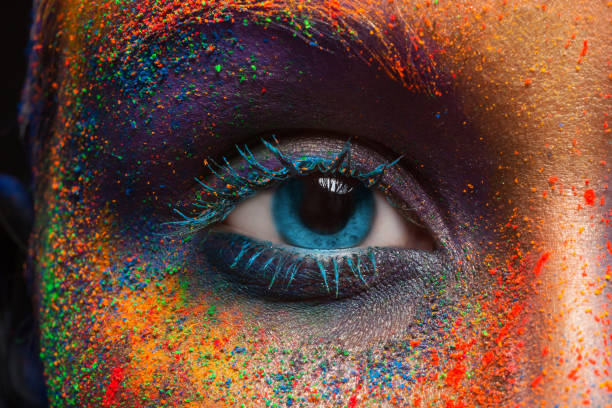
#> input picture deep-learning/numpy-basics/image.jpg, 612 x 408 px, found by its file name
$ jupyter execute svd.ipynb
#> lines starting #> are read from the running program, lines starting #| are printed output that depends on the picture; long printed decimals are rounded
## Singular Value Decomposition

Singular Value Decomposition is an essential technique used to decompose and analyse rectangular matrices. This helps in spectral analysis of the image/matrix.

[cell 1]
from PIL import Image
import numpy as np
import matplotlib.pyplot as plt

[cell 2]
IMAGE_PATH = 'D:/python/deep-learning/numpy-basics/image.jpg'
image = Image.open(IMAGE_PATH)
#> image is the input picture: PIL image 612x408 RGB; mean R, G, B 105.7, 72.5, 59.2
gray_scale = image.convert("L")
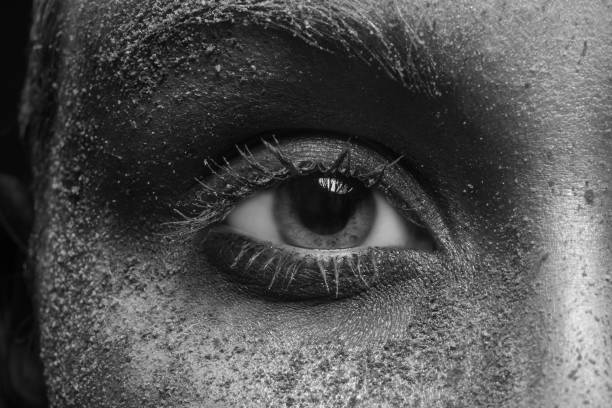
#> gray_scale: PIL image 612x408 L; min 1, max 247, mean 80.9
A = np.array(gray_scale)

When performing the Singular Value Decomposition (SVD) of an image matrix \( A \), we obtain three matrices:

\[
A = U \Sigma V^\top
\]

- **\( U \)** contains the eigenvectors of the matrix \( A A^\top \).
- **\( V \)** contains the eigenvectors of the matrix \( A^\top A \).
- **\( \Sigma \)** is a diagonal matrix whose entries are the singular values of \( A \).

The singular values are defined as the square roots of the eigenvalues of the symmetric, positive semi-definite matrices \( A A^\top \) (or equivalently \( A^\top A \)).

[cell 3]
U, S, Vt = np.linalg.svd(A)
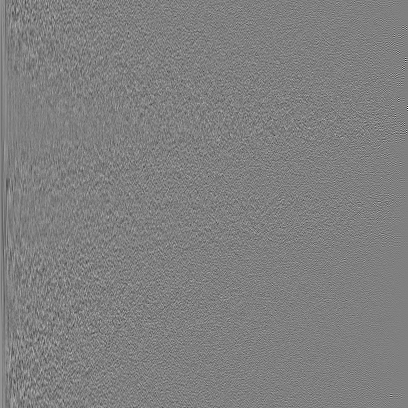
#> U: shape (408, 408) float64; min -0.478, max 0.475, mean 9.86e-05; drawn with min black and max white
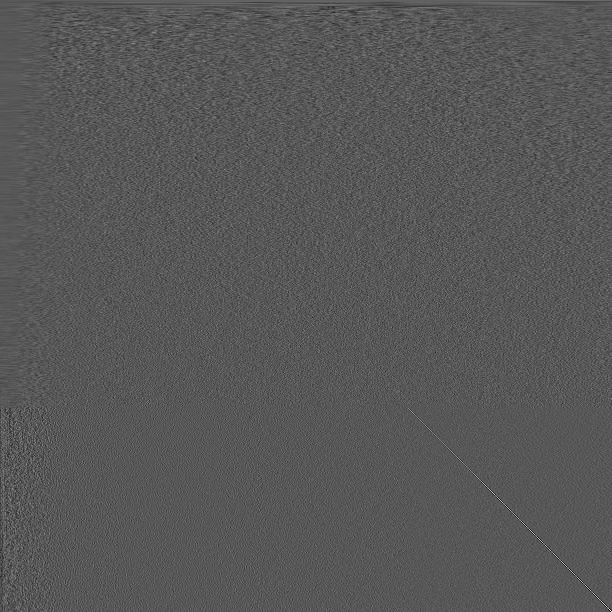
#> Vt: shape (612, 612) float64; min -0.326, max 0.619, mean 4.29e-05; drawn with min black and max white
#> S = 408 values, max 45548.5 at index 0, min 3.95 at index 407, mean 512.7

[cell 4]
plt.semilogy(S)
plt.xlabel("Index")
plt.ylabel("Singular value (log scale)")
plt.title("Singular Value Spectrum")
plt.show()
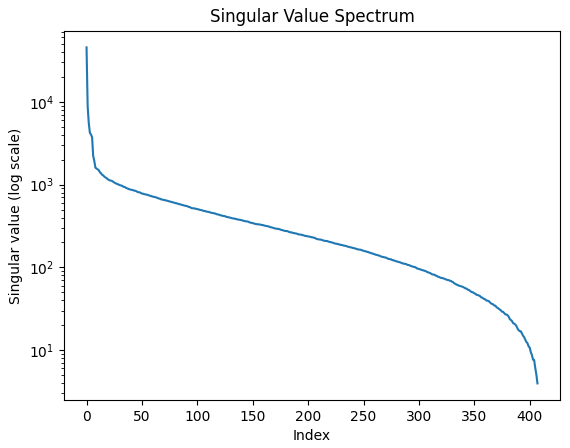
#> figure drawn by matplotlib, 1 panel; curve peaks at x = 0, y = 45548.5

[cell 5]
def relative_fro_error(A, A_k):
    return np.linalg.norm(A - A_k, 'fro') / np.linalg.norm(A, 'fro')

def reconstruct(A, k):
    U, S, Vt = np.linalg.svd(A)
    Uk = U[:, :k]
    Sk = np.diag(S[:k])
    Vk = Vt[:k, :]
    return Uk @ Sk @ Vk

[cell 6]
k = [1, 50, 150, 250, 350, min(A.shape)]
#> k = [1, 50, 150, 250, 350, 408]
k_len = len(k)
#> k_len = 6
A_store = []
for i in range(k_len):
    A_k = reconstruct(A, k[i])
    print(relative_fro_error(A, A_k))
    A_store.append(A_k)
#> this loop made 6 passes
#> Sk in reconstruct on pass 1: [45548.5]
#| 0.3294
#| 0.1254
#| 0.05588
#| 0.022
#| 0.004677
#| 1.83759364317574e-15
#> pass 1, `A_k = reconstruct(A, k[i])`:
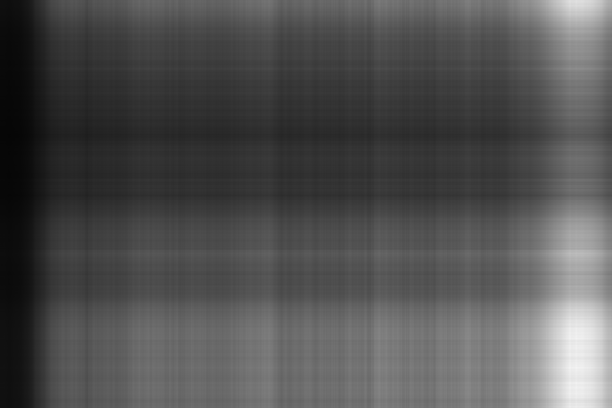
#> A_k: shape (408, 612) float64; min 5.74, max 244.4, mean 81.8
#> pass 2, in reconstruct (call 2), `Vk = Vt[:k, :]`:
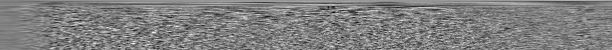
#> Vk: shape (50, 612) float64; min -0.196, max 0.196, mean 0.0008; drawn with min black and max white
#> after the loop, A_store = 6 items

[cell 7]
vmin = A.min()
#> vmin = 1
vmax = A.max()
#> vmax = 247

[cell 8]
plt.figure(figsize=(6, 3 * k_len))

for i in range(k_len):
    plt.subplot(k_len, 1, i + 1)
    plt.imshow(A_store[i], cmap='gray', vmin=vmin, vmax=vmax)
    plt.axis('off')
    plt.title(f"k = {k[i]}")

plt.tight_layout()
plt.show()
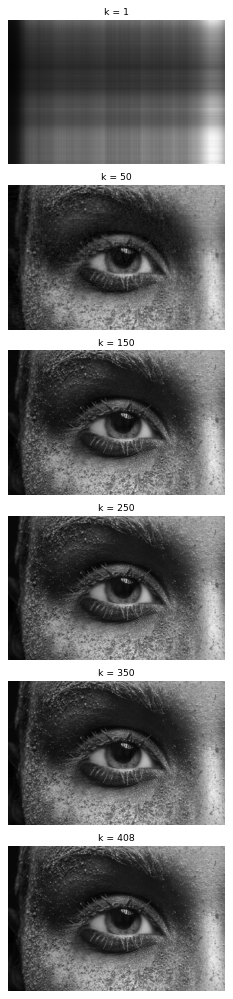
#> figure drawn by matplotlib, 6 panels

[cell 9]
def reconstruct_subset(A, indices):
    U, S, Vt = np.linalg.svd(A, full_matrices=False)
    A_rec = np.zeros_like(A, dtype=float)

    for i in indices:
        A_rec += S[i] * np.outer(U[:, i], Vt[i, :])

    return A_rec

[cell 10]
k = 50
U, S, Vt = np.linalg.svd(A, full_matrices=False)
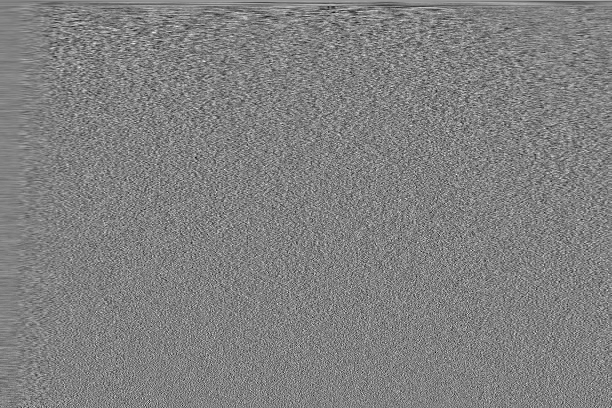
#> Vt: shape (408, 612) float64; min -0.219, max 0.214, mean 8.65e-05; drawn with min black and max white
r = len(S)
#> r = 408

first_50 = list(range(0, 50))
last_50  = list(range(r - 50, r))
#> last_50 = 50 values from 358 to 407

A_first = reconstruct_subset(A, first_50)
#> after the loop in reconstruct_subset, `for i in indices:`:
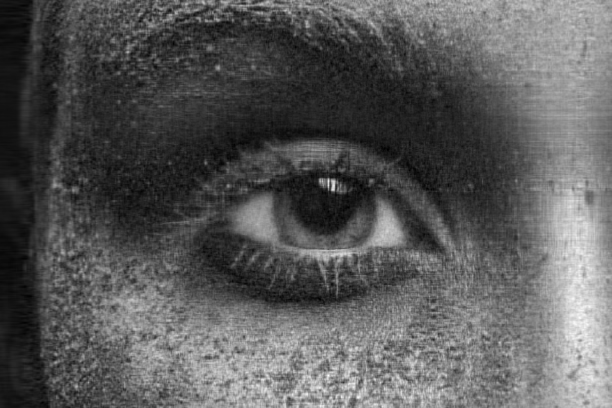
#> A_rec: shape (408, 612) float64; min -8.85, max 245.6, mean 80.9; drawn with min black and max white
A_last  = reconstruct_subset(A, last_50)
#> after the loop in reconstruct_subset (call 2), `for i in indices:`:
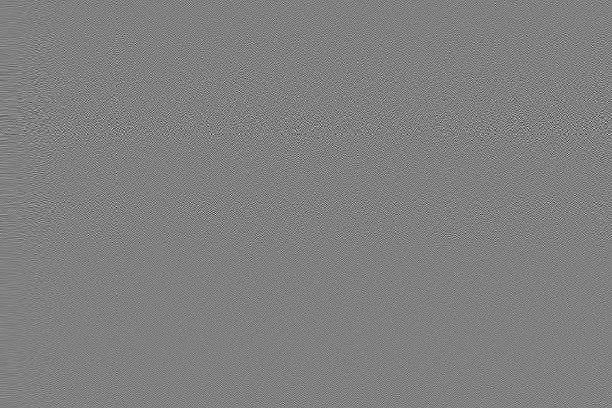
#> A_rec: shape (408, 612) float64; min -2.4, max 2.36, mean 9.63e-06; drawn with min black and max white
print(relative_fro_error(A, A_first))
#| 0.1254
print(relative_fro_error(A, A_last))
#| 1

[cell 11]
vmin, vmax = A.min(), A.max()

plt.figure(figsize=(12, 4))

plt.subplot(1, 3, 1)
plt.imshow(A, cmap='gray', vmin=vmin, vmax=vmax)
plt.title("Original")
plt.axis('off')

plt.subplot(1, 3, 2)
plt.imshow(A_first, cmap='gray', vmin=vmin, vmax=vmax)
plt.title("First 50 σ")
plt.axis('off')

plt.subplot(1, 3, 3)
plt.imshow(A_last, cmap='gray', vmin=vmin, vmax=vmax)
plt.title("Last 50 σ")
plt.axis('off')

plt.tight_layout()
plt.show()
